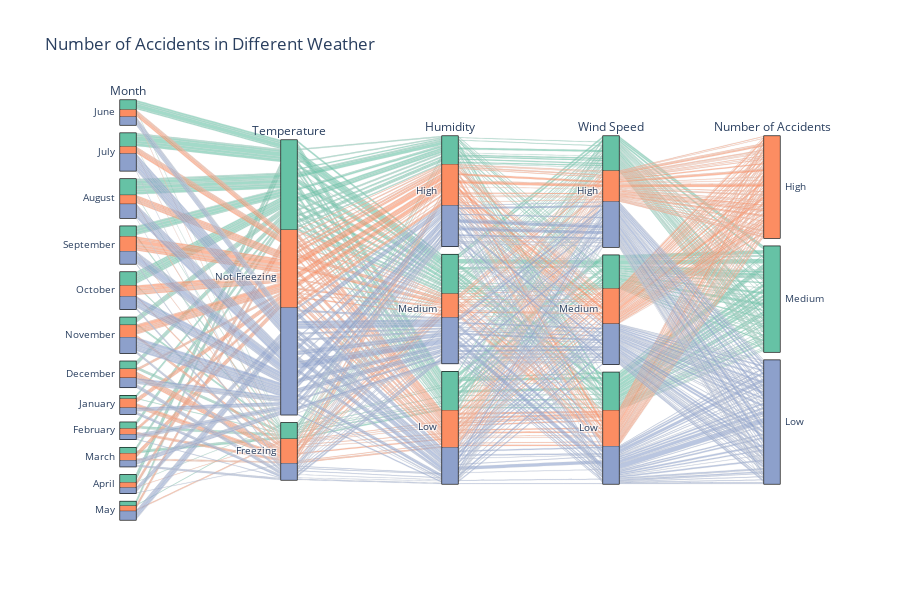

Notebook code cell kept with this figure:
### Markdown cell above
### Accidents per day
In the following graph you can see the amount of accidents per day. It is notable to see that there is a significant increase in accidents during workdays. When zooming in there is a noticable pattern with 5 days of more accidents followed by two days(weekend) of less accidents. It is also noteworthy that there is a slight increase in traffic accidents around January and October. This could be because of freezing and holidays respectively. This is worth a further investigation and this will be discussed later on.

### Code cell
import pandas as pd
import plotly.graph_objects as go
import plotly.express as px

# datasets importen
df = pd.read_csv('../resources/dataset_weather/weather_accidents.csv')

# Filter the df to detroit
df_detroit = df[df['City'] == 'Detroit']

# Drop irralevant columns
df_detroit = df_detroit.drop(columns=['Severity', 'City'])

# Count the entries per day
accident_count = df_detroit['Date'].value_counts().sort_index()

# Merge count with df
df_detroit_count = pd.merge(df_detroit, accident_count, left_on=['Date'], right_on=[accident_count.index])

# Group dataframe by date
df_detroit_count = df_detroit_count.groupby('Date').mean()
df_detroit_count = df_detroit_count.reset_index()

# Converting the the dates to the names of the month
df_detroit_count['Date'] = pd.to_datetime(df_detroit_count['Date'])
df_detroit_count['Date'] = df_detroit_count['Date'].dt.month_name()

# Binning so the plot will show nice catagories
df_detroit_count['Temp_bins'] = pd.cut(df_detroit_count['Temperature'], [0,275,1000], labels=['Freezing', 'Not Freezing'])
df_detroit_count['Humidity_bins'] = pd.qcut(df_detroit_count['Humidity'], q=3, labels=['Low','Medium','High'])
df_detroit_count['Wind_Speed_bins'] = pd.qcut(df_detroit_count['Wind_Speed_km'], q=3, labels=['Low','Medium','High'])
df_detroit_count['count_bins'] = pd.qcut(df_detroit_count['count'], q=3, labels=['Low','Medium','High'])


# Creating the dimensions for the plot
dimensions=[
    {'label': 'Month', 'values': df_detroit_count['Date']},
    {'label': 'Temperature', 'values': df_detroit_count['Temp_bins'], 'categoryarray': ['Not Freezing', 'Freezing'] ,"categoryorder": "array"},
    {'label': 'Humidity', 'values': df_detroit_count['Humidity_bins'], 'categoryarray': ['High','Medium', 'Low'] ,"categoryorder": "array"},
    {'label': 'Wind Speed', 'values': df_detroit_count['Wind_Speed_bins'], 'categoryarray': ['High','Medium', 'Low'] ,"categoryorder": "array"},
    {'label': 'Number of Accidents', 'values': df_detroit_count['count_bins'], 'categoryarray': ['High','Medium', 'Low'] ,"categoryorder": "array"}
]

color_values = dimensions[-1]['values']
unique_values = list(set(color_values))
color_map = {value: idx for idx, value in enumerate(unique_values)}
color_scale = ['rgb(102,194,165)', 'rgb(252,141,98)', 'rgb(141,160,203)']

# Map the color values to the color indices
line_colors = [color_map[value] for value in color_values]


# Create the parcats chart
fig = go.Figure(data = [go.Parcats(
    dimensions=dimensions,
    line={'color': line_colors, 'colorscale': color_scale}
)])
fig.update_layout(
    title='Number of Accidents in Different Weather',
    height=600)

# Show the diagram
fig.show()

### Figure 1 — Plotly figure (JSON) as saved in the notebook; plotly's stock layout.template omitted (floating-point values rounded to 4 significant figures; data arrays with more than 128 entries replaced by an {"elided": "..."} marker saying what was removed)
{"data": [{"dimensions": [{"label": "Month", "values": {"elided": "517 str values"}}, {"categoryarray": ["Not Freezing", "Freezing"], "categoryorder": "array", "label": "Temperature", "values": {"elided": "517 str values"}}, {"categoryarray": ["High", "Medium", "Low"], "categoryorder": "array", "label": "Humidity", "values": {"elided": "517 str values"}}, {"categoryarray": ["High", "Medium", "Low"], "categoryorder": "array", "label": "Wind Speed", "values": {"elided": "517 str values"}}, {"categoryarray": ["High", "Medium", "Low"], "categoryorder": "array", "label": "Number of Accidents", "values": {"elided": "517 str values"}}], "line": {"color": {"elided": "517 int values"}, "colorscale": [[0, "rgb(102,194,165)"], [0.5, "rgb(252,141,98)"], [1, "rgb(141,160,203)"]]}, "type": "parcats"}], "layout": {"height": 600, "title": {"text": "Number of Accidents in Different Weather"}}}
